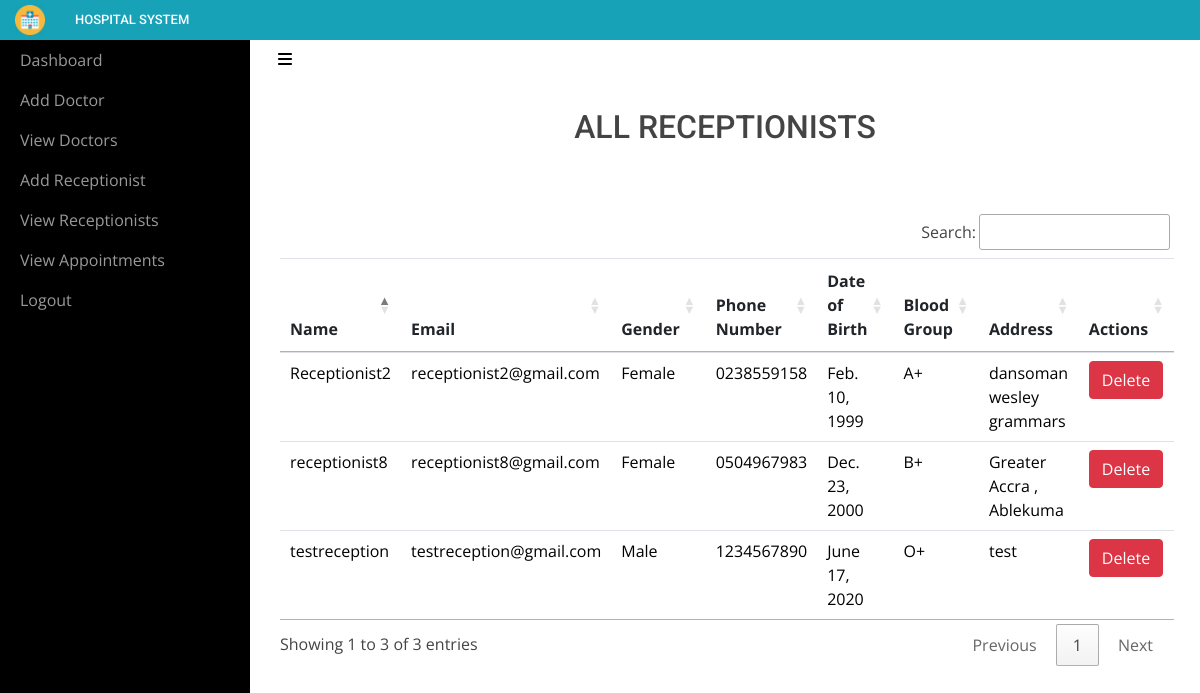
Screenshot of /adminviewReceptionist/ (signed in) with the database file from the repository.
### sitehandler/models.py (models this page shows, shortened)
class Receptionist(models.Model):
	name = models.CharField(max_length=50)
	email = models.EmailField(unique=True)
	password = models.CharField(max_length=16)
	gender = models.CharField(max_length=10)
	phonenumber = models.CharField(max_length=10)
	address = models.CharField(max_length=100)
	birthdate = models.DateField()
	bloodgroup = models.CharField(max_length=5)

### sitehandler/views.py (the view)
# urls.py: path('adminviewReceptionist/',adminviewReceptionist,name='adminviewReceptionist'),
def adminviewReceptionist(request):
    if not request.user.is_staff:
        return redirect('login_admin')
    rec = Receptionist.objects.all()
    r = {'rec': rec}
    return render(request, 'adminviewreceptionists.html', r)

### sitehandler/templates/adminviewreceptionists.html (shortened to what this page needs)
<!DOCTYPE html>
<html>
<head>
    {% include 'include.html' %}
    {% load static %}
    <link rel="stylesheet" type="text/css" href="https://cdn.datatables.net/1.10.21/css/jquery.dataTables.min.css">
    <link rel="stylesheet" type="text/css" href="https://cdn.datatables.net/buttons/1.6.2/css/buttons.dataTables.min.css">
</head>
<body>
    {% include 'adminnav.html' %}
    <div id="wrapper">
        {% include 'admin_include.html'%}
        <div class="page-content-wrapper">
            <div class="container-fluid"><a class="btn btn-link" role="button" id="menu-toggle" href="#menu-toggle"><i class="fa fa-bars" style="color: black;"></i></a>
                <h2 class="text-center">ALL RECEPTIONISTS</h2>
                <section id="team" class="pb-5">
                    <div class="container">
                       <table class="table" id="example">
                            <thead>
                                <tr>
                                    <th>Name</th>
                                    <th>Email</th>
                                    <th>Gender</th>
                                    <th>Phone Number</th>
                                    <th>Date of Birth</th>
                                    <th>Blood Group</th>
                                    <th>Address</th>
                                    <th>Actions</th>
                                </tr>
                            </thead>
                            <tbody>
                                {% for i in rec %}
                                <tr style="color: black;">
                                    <td>{{ i.name }}</td>
                                    <td>{{ i.email }}</td>
                                    <td>{{ i.gender }}</td>
                                    <td>{{ i.phonenumber }}</td>
                                    <td>{{ i.birthdate }}</td>
                                    <td>{{ i.bloodgroup }}</td>
                                    <td>{{ i.address }}</td>
                                    <td><a href="{% url 'admin_delete_receptionist' i.id  i.email %}" onclick="return confirm('Are you sure you want to delete?')" class="btn btn-danger">Delete</a></td>
                                </tr>
                                {% endfor %}
                            </tbody>
                        </table>
                    </div>
                </section>
            </div>
        </div>
    </div>
</body>
</html>

### sitehandler/static/css/Sidebar-Menu-1.css (style rules this page uses)
body { overflow-x: hidden; }
#wrapper { padding-left: 0; -webkit-transition: all 0.5s ease; -moz-transition: all 0.5s ease; -o-transition: all 0.5s ease; transition: all 0.5s ease; }
@media (min-width:768px) { #wrapper { padding-left: 250px; } }

### sitehandler/static/css/Sidebar-Menu.css (style rules this page uses)
#wrapper { padding-left: 0; -webkit-transition: all 0.5s ease; -moz-transition: all 0.5s ease; -o-transition: all 0.5s ease; transition: all 0.5s ease; }
@media (min-width:768px) { #wrapper { padding-left: 250px; } }

### sitehandler/static/css/styles.css (style rules this page uses)
.text-center { margin-top: 30px; }

### sitehandler/static/assets/css/style.css (style rules this page uses)
body { font-family: "Open Sans", sans-serif; color: #444444; }
a { color: #3fbbc0; text-decoration: none; }
h1, h2, h3, h4, h5, h6 { font-family: "Roboto", sans-serif; }
section { padding: 60px 0; overflow: hidden; }

### rows the page displays
Receptionist: name "testreception", email "testreception@gmail.com", gender "Male", phonenumber "1234567890", birthdate "June 17, 2020", bloodgroup "O+", address "test"
Receptionist: name "Receptionist2", email "receptionist2@gmail.com", gender "Female", phonenumber "0238559158", birthdate "Feb. 10, 1999", bloodgroup "A+", address "dansoman wesley grammars"
Receptionist: name "receptionist8", email "receptionist8@gmail.com", gender "Female", phonenumber "0504967983", birthdate "Dec. 23, 2000", bloodgroup "B+", address "Greater Accra , Ablekuma"
